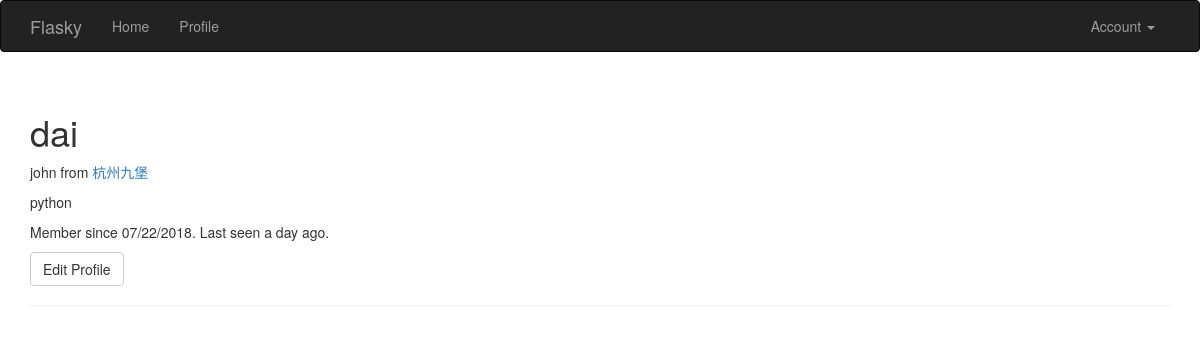
/user/dai (signed in), run on an earlier commit of the app's database.
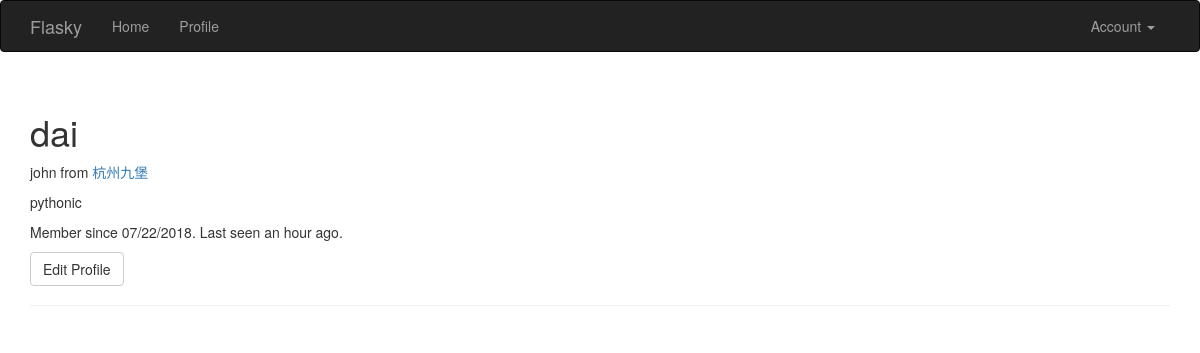
And on a later commit of the database.
### app/models.py (models this page shows, shortened)
class User(UserMixin, db.Model):
    __tablename__ = 'users'
    id = db.Column(db.Integer, primary_key=True)
    email = db.Column(db.String(64), unique=True, index=True)
    username = db.Column(db.String(64), unique=True, index=True)
    role_id = db.Column(db.Integer, db.ForeignKey('roles.id'))
    password_hash = db.Column(db.String(128))
    confirmed = db.Column(db.Boolean, default=False)
    name = db.Column(db.String(64))
    location = db.Column(db.String(64))
    about_me = db.Column(db.Text())
    member_since = db.Column(db.DateTime(), default=datetime.utcnow)
    last_seen = db.Column(db.DateTime(), default=datetime.utcnow)
    @property
    def password(self):
        raise AttributeError('password is not a readable attribute')
    def can(self, perm):
        return self.role is not None and self.role.has_permission(perm)
    def is_administrator(self):
        return self.can(Permission.ADMIN)
    def ping(self):
        self.last_seen = datetime.utcnow()
        db.session.add(self)

### app/main/views.py (the view)
@main.route('/user/<username>')
def user(username):
    user = User.query.filter_by(username=username).first_or_404()
    return render_template('user.html', user=user)

### app/auth/views.py (called while the page is built)
@auth.before_app_request
def before_request():
    if current_user.is_authenticated:
        current_user.ping()
        if not current_user.confirmed \
                and request.endpoint \
                and request.blueprint != 'auth' \
                and request.endpoint != 'static':
            return redirect(url_for('auth.unconfirmed'))

### app/main/__init__.py (called while the page is built)
@main.app_context_processor
def inject_permissions():
    return dict(Permission=Permission)

### app/models.py (called while the page is built)
@login_manager.user_loader
def load_user(user_id):
    return User.query.get(int(user_id))

    def has_permission(self, perm):
        return self.permissions & perm == perm

### app/templates/user.html (shortened to what this page needs)
{% extends "base.html" %}
{% block page_content %}
<div class="page-header">
    <h1>{{ user.username }}</h1>
    {% if user.name or user.location %}
    <p>
        {% if user.name %}{{ user.name }}{% endif %}
        {% if user.location %}
            from <a href="http://maps.google.com/?q={{ user.location }}">{{ user.location }}</a>
        {% endif %}
    </p>
    {% endif %}
    {% if user.about_me %}<p>{{ user.about_me }}</p>{% endif %}
    <p>Member since {{ moment(user.member_since).format('L') }}. Last seen {{ moment(user.last_seen).fromNow() }}.</p>
    <p>
        {% if user == current_user %}
        <a class="btn btn-default" href="{{ url_for('.edit_profile') }}">Edit Profile</a>
        {% endif %}
    </p>
</div>
{% endblock %}

### app/templates/base.html (shortened to what this page needs)
{% extends "bootstrap/base.html" %}
{% block head %}
    {{ super() }}
{% endblock %}
{% block navbar %}
    <div class="navbar navbar-inverse" role="navigation">
        <div class="container">
            <div class="navbar-header">
                <a class="navbar-brand" href="{{ url_for('main.index') }}">Flasky</a>
            </div>
            <div class="navbar-collapse collapse">
                <ul class="nav navbar-nav">
                    <li><a href="{{ url_for('main.index') }}">Home</a></li>
                    {% if current_user.is_authenticated %}
                        <li><a href="{{ url_for('main.user', username=current_user.username) }}">Profile</a></li>
                    {% endif %}
                </ul>
                <ul class="nav navbar-nav navbar-right">
                    {% if current_user.is_authenticated %}
                        <li class="dropdown">
                            <a href="#" class="dropdown-toggle" data-toggle="dropdown">Account <b class="caret"></b></a>
                        </li>
                    {% else %}
                        <li><a href="{{ url_for('auth.login') }}">Log In</a></li>
                    {% endif %}
                </ul>
            </div>
        </div>
    </div>
{% endblock %}
{% block content %}
    <div class="container">
        {% block page_content %}{% endblock %}
    </div>
{% endblock %}

What changed in the data, as far as the page shows it:
changed User "dai": about_me "python" → "pythonic"; last_seen "a day ago" → "an hour ago"
